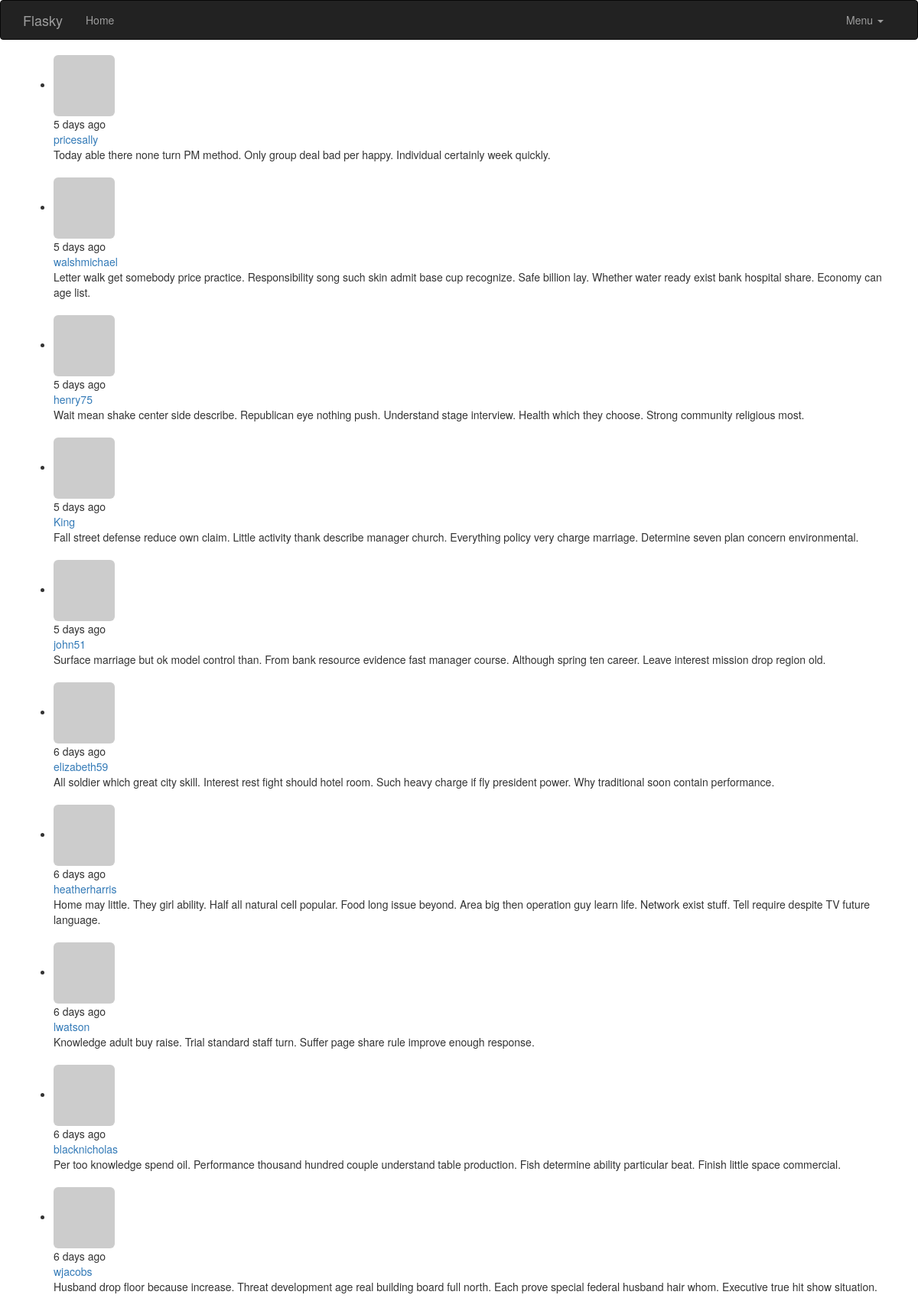
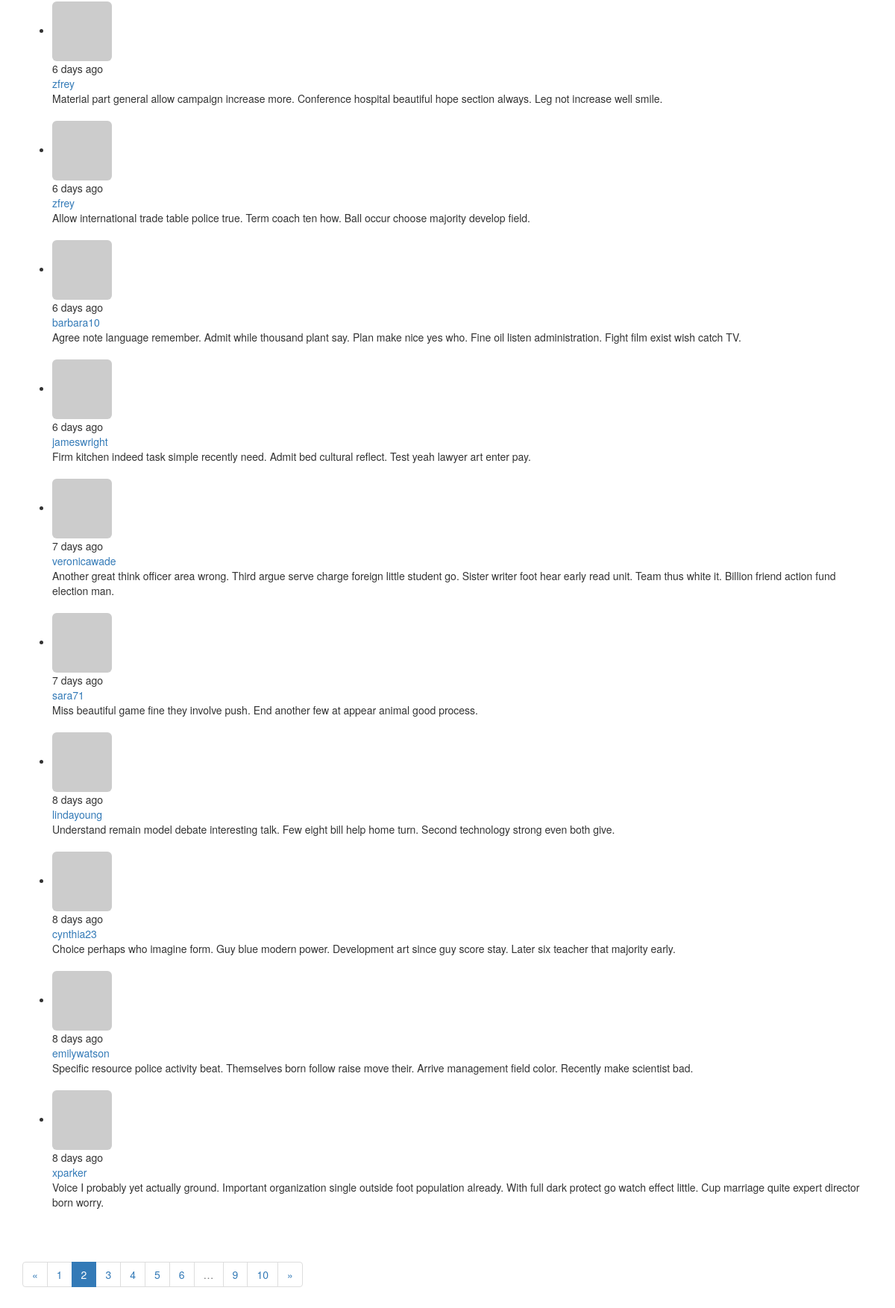
Screenshot of /?page=2 with the database file from the repository (2 pictures, top to bottom).
### app/models.py (models this page shows, shortened)
class Post(db.Model):
    __tablename__ = 'posts'
    id = db.Column(db.Integer,primary_key=True)
    body = db.Column(db.Text)
    timestamp = db.Column(db.DateTime,index=True,default=datetime.utcnow)
    author_id = db.Column(db.Integer,db.ForeignKey('users.id'))

class User(UserMixin,db.Model):
    __tablename__ = 'users'
    id = db.Column(db.Integer, primary_key=True)
    email = db.Column(db.String(64),unique=True,index=True)
    username = db.Column(db.String(64), unique=True, index=True)
    password_hash = db.Column(db.String(128))
    role_id = db.Column(db.Integer, db.ForeignKey('roles.id'))
    confirmed = db.Column(db.Boolean,default=False)
    posts = db.relationship('Post',backref='author',lazy='dynamic')
    name = db.Column(db.String(64))
    location = db.Column(db.String(64))
    about_me = db.Column(db.Text())
    member_since = db.Column(db.DateTime(),default=datetime.utcnow)
    last_seen = db.Column(db.DateTime(),default=datetime.utcnow)
    avatar_hash = db.Column(db.String(32))
    @property
    def password(self):
        raise AttributeError('password is not a readable attribute')
    def gravatar(self,size=100,default='identicon',rating='g'):
        if request.is_secure:
            url = 'http://secure.gravatar.com/avatar'
        else:
            url = 'http://www.gravatar.com/avatar'
        hash = self.avatar_hash or self.gravatar_hash()
        return '{url}/{hash}?s={size}&d={default}&r={rating}'.format(url=url,hash=hash,size=size,default=default,rating=rating)

### app/main/views.py (the view)
@main.route('/',methods=['GET','POST'])
def index():
    form = PostForm()
    if current_user.can(Permission.WRITE) and form.validate_on_submit():
        post = Post(body=form.body.data,author=current_user._get_current_object())
        db.session.add(post)
        db.session.commit()
        return redirect(url_for('.index'))
    page = request.args.get('page',1,type=int)
    pagination = Post.query.order_by(Post.timestamp.desc()).paginate(page,per_page=current_app.config['FLASKY_POSTS_PER_PAGE'],error_out=False)
    posts = pagination.items
    return render_template('index.html',form=form,posts=posts,pagination=pagination)

### app/auth/views.py (called while the page is built)
@auth.before_app_request
def before_request():
    if current_user.is_authenticated:
        current_user.ping()
        if  not current_user.confirmed \
            and request.endpoint\
            and request.blueprint != "auth" \
            and request.endpoint != 'static':
                return redirect(url_for('auth.unconfirmed'))

### app/main/__init__.py (called while the page is built)
@main.app_context_processor
def inject_permissions():
    return dict(Permission=Permission)

### app/models.py (called while the page is built)
    def can(self, permissons):
        return False

### app/templates/index.html (shortened to what this page needs)
{% extends "base.html" %}
{% import "bootstrap/wtf.html" as wtf %}
{% import "_macros.html" as macros %}
{% block page_content %}
{% include '_posts.html' %}
<div class="pagination">
    {{ macros.pagination_widget(pagination,'.index')}}
</div>
{% endblock %}

### app/templates/_posts.html
<ul class="posts">
        {% for post in posts %}
        <li class="post">
            <div class = "profile-thumbnail">
                 <a href="{{url_for('.user',username=post.author.username)}}">
                     <img class="img-rounded profile-thumbnail" src="{{post.author.gravatar(size=40)}}">
                 </a>
            </div>
            <div class="post-date">{{moment(post.timestamp).fromNow()}}</div>
            <div class="post-author">
                <a href="{{url_for('.user',username=post.author.username)}}">
                    {{post.author.username}}
                </a>
            </div>
            <div class="post-body">{{post.body}}</div>
            <br>
        </li>
        {% endfor %}
</ul>

### rows the page displays
Post: timestamp "5 days ago", author.username "pricesally", body "Today able there none turn PM method. Only group deal bad per happy. Individual certainly week quickly."
Post: timestamp "5 days ago", author.username "walshmichael", body "Letter walk get somebody price practice. Responsibility song such skin admit base cup recognize. Safe billion lay. Whether water ready exist bank hospital share. Economy can age list."
Post: timestamp "5 days ago", author.username "henry75", body "Wait mean shake center side describe. Republican eye nothing push. Understand stage interview. Health which they choose. Strong community religious most."
Post: timestamp "5 days ago", author.username "King", body "Fall street defense reduce own claim. Little activity thank describe manager church. Everything policy very charge marriage. Determine seven plan concern environmental."
Post: timestamp "5 days ago", author.username "john51", body "Surface marriage but ok model control than. From bank resource evidence fast manager course. Although spring ten career. Leave interest mission drop region old."
Post: timestamp "6 days ago", author.username "elizabeth59", body "All soldier which great city skill. Interest rest fight should hotel room. Such heavy charge if fly president power. Why traditional soon contain performance."
Post: timestamp "6 days ago", author.username "heatherharris", body "Home may little. They girl ability. Half all natural cell popular. Food long issue beyond. Area big then operation guy learn life. Network exist stuff. Tell require despite TV future language."
Post: timestamp "6 days ago", author.username "lwatson", body "Knowledge adult buy raise. Trial standard staff turn. Suffer page share rule improve enough response."
Post: timestamp "6 days ago", author.username "blacknicholas", body "Per too knowledge spend oil. Performance thousand hundred couple understand table production. Fish determine ability particular beat. Finish little space commercial."
Post: timestamp "6 days ago", author.username "wjacobs", body "Husband drop floor because increase. Threat development age real building board full north. Each prove special federal husband hair whom. Executive true hit show situation."
Post: timestamp "6 days ago", author.username "zfrey", body "Material part general allow campaign increase more. Conference hospital beautiful hope section always. Leg not increase well smile."
Post: timestamp "6 days ago", author.username "zfrey", body "Allow international trade table police true. Term coach ten how. Ball occur choose majority develop field."
Post: timestamp "6 days ago", author.username "barbara10", body "Agree note language remember. Admit while thousand plant say. Plan make nice yes who. Fine oil listen administration. Fight film exist wish catch TV."
Post: timestamp "6 days ago", author.username "jameswright", body "Firm kitchen indeed task simple recently need. Admit bed cultural reflect. Test yeah lawyer art enter pay."
Post: timestamp "7 days ago", author.username "veronicawade", body "Another great think officer area wrong. Third argue serve charge foreign little student go. Sister writer foot hear early read unit. Team thus white it. Billion friend action fund election man."
Post: timestamp "7 days ago", author.username "sara71", body "Miss beautiful game fine they involve push. End another few at appear animal good process."
Post: timestamp "8 days ago", author.username "lindayoung", body "Understand remain model debate interesting talk. Few eight bill help home turn. Second technology strong even both give."
Post: timestamp "8 days ago", author.username "cynthia23", body "Choice perhaps who imagine form. Guy blue modern power. Development art since guy score stay. Later six teacher that majority early."
Post: timestamp "8 days ago", author.username "emilywatson", body "Specific resource police activity beat. Themselves born follow raise move their. Arrive management field color. Recently make scientist bad."
Post: timestamp "8 days ago", author.username "xparker", body "Voice I probably yet actually ground. Important organization single outside foot population already. With full dark protect go watch effect little. Cup marriage quite expert director born worry."

### other values shown
{{ p }} "1" "3" "4" "5" "6" "9" "10"
{{ p }} "2"
